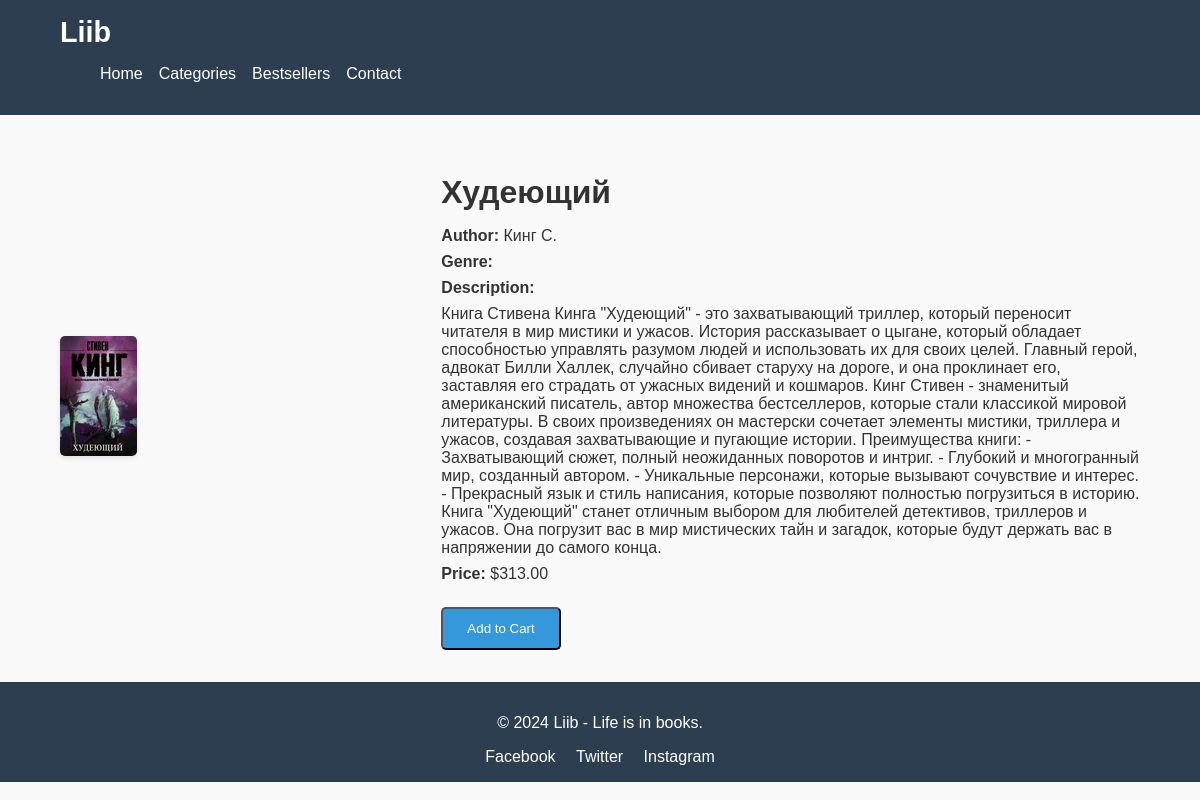
Page /book/13/ on the committed database.
### books/models.py (models this page shows, shortened)
class Book(models.Model):
    title = models.CharField(max_length=100)
    author = models.CharField(max_length=100)
    published_date = models.DateField()
    photo = models.ImageField(upload_to='images/')
    description = models.TextField(null=True, blank=True)
    price = models.DecimalField(max_digits=8, decimal_places=2, null=True)
    genre = models.ForeignKey(Genre, on_delete=models.SET_NULL, null=True, related_name='books')

### books/views.py (the view)
# urls.py: path('book/<int:book_id>/', bookpage_view, name='book'),
def bookpage_view(request, book_id):
    bookobj = Book.objects.get(id=book_id)
    return render(request, 'bookpage.html',{'book': bookobj})

### templates/bookpage.html (shortened to what this page needs)
<!DOCTYPE html>
{% load static %}
<html lang="en">
<head>
    <link rel="stylesheet" href="{% static 'css/bookpagestyle.css' %}">
</head>
<body>
    <header>
        <div class="container">
            <h1 class="logo">Liib</h1>
            <nav>
                <ul class="nav-links">
                    <li><a href="/home/">Home</a></li>
                    <li><a href="/categories/">Categories</a></li>
                    <li><a href="/bestsellers/">Bestsellers</a></li>
                    <li><a href="/contact/">Contact</a></li>
                </ul>
            </nav>
        </div>
    </header>
    <main>
        <section class="book-detail">
            <div class="container">
                <div class="book-detail-grid">
                    <div class="book-image">
                        <img src="{{ book.photo.url }}" alt="{{ book.title }}">
                    </div>
                    <div class="book-info">
                        <h1>{{ book.title }}</h1>
                        <p><strong>Author:</strong> {{ book.author }}</p>
                        <p><strong>Genre:</strong> {{ book.get_genre_display }}</p>
                        <p><strong>Description:</strong></p>
                        <p>{{ book.description }}</p>
                        <p><strong>Price:</strong> ${{ book.price }}</p>
                        <button class="btn">Add to Cart</button>
                    </div>
                </div>
            </div>
        </section>
    </main>
    <footer>
        <div class="container">
            <p>&copy; 2024 Liib - Life is in books.</p>
            <div class="social-links">
                <a href="#">Facebook</a>
                <a href="#">Twitter</a>
                <a href="#">Instagram</a>
            </div>
        </div>
    </footer>
</body>
</html>

### static/css/bookpagestyle.css (style rules this page uses)
.book-detail { padding: 2rem 0; background-color: #f9f9f9; }
.book-detail-grid { display: grid; grid-template-columns: 1fr 2fr; gap: 2rem; align-items: center; }
.book-image img { max-width: 100%; border-radius: 5px; box-shadow: 0 2px 5px rgba(0, 0, 0, 0.1); }
.book-info h1 { font-size: 2rem; margin-bottom: 1rem; }
.book-info p { margin: 0.5rem 0; }
.book-info .btn { margin-top: 1rem; }
body { font-family: Arial, sans-serif; margin: 0; padding: 0; color: #333; background-color: #f9f9f9; }
.container { width: 90%; max-width: 1200px; margin: 0 auto; }
header { background-color: #2c3e50; color: white; padding: 1rem 0; }
.logo { font-size: 1.8rem; margin: 0; }
.nav-links { list-style: none; display: flex; gap: 1rem; }
.nav-links a { color: white; text-decoration: none; }
.btn { display: inline-block; padding: 0.75rem 1.5rem; background-color: #3498db; color: white; text-decoration: none; border-radius: 5px; }
footer { background-color: #2c3e50; color: white; padding: 1rem 0; text-align: center; }
.social-links a { color: white; text-decoration: none; margin: 0 0.5rem; }

### rows in the picture
Book: photo (picture), title "Худеющий", author "Кинг С.", description "Книга Стивена Кинга \"Худеющий\" - это захватывающий триллер, который переносит читателя в мир мистики и ужасов. История рассказывает о цыгане, который обладает способностью управлять разумом людей и использовать их для своих целей. Главный герой, адвокат Билли Халлек, случайно сбивает старуху на дороге, и она проклинает его, заставляя его страдать от ужасных видений и кошмаров. Кинг Стивен - знаменитый американский писатель, автор множества бестселлеров, которые стали классикой мировой литературы. В своих произведениях он мастерски сочетает элементы мистики, триллера и ужасов, создавая захватывающие и пугающие истории. Преимущества книги: - Захватывающий сюжет, полный неожиданных поворотов и…", price "313.00"
